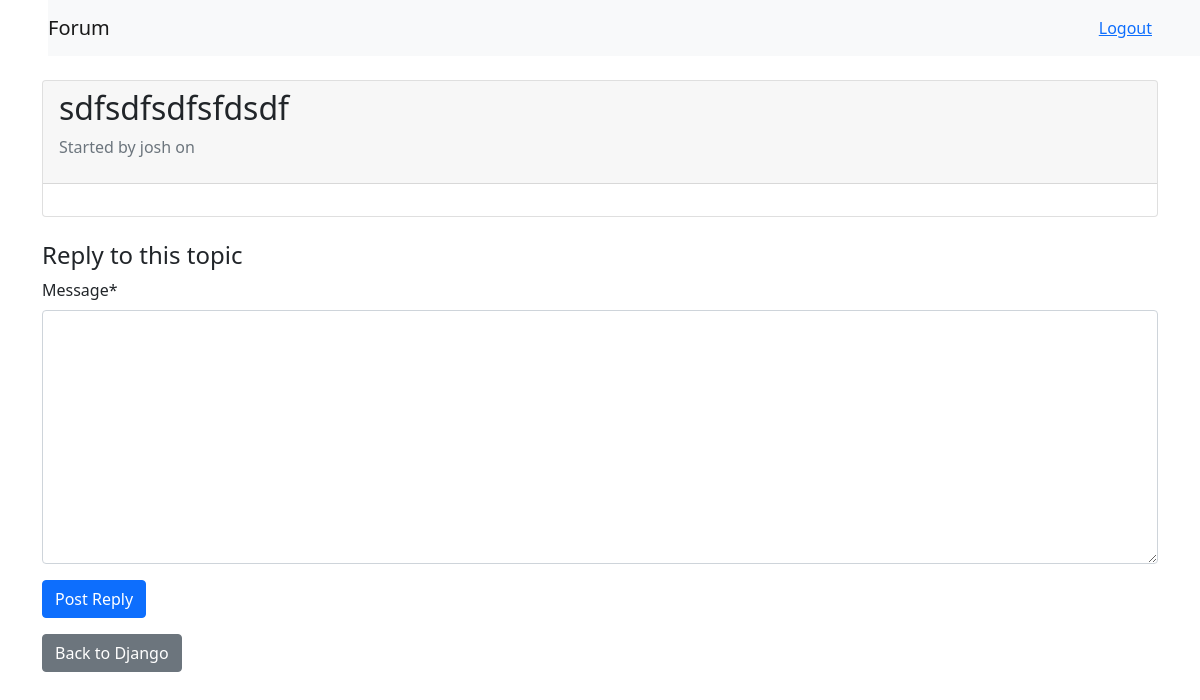
/boards/1/topics/2/ (signed in), run on an earlier commit of the app's database.
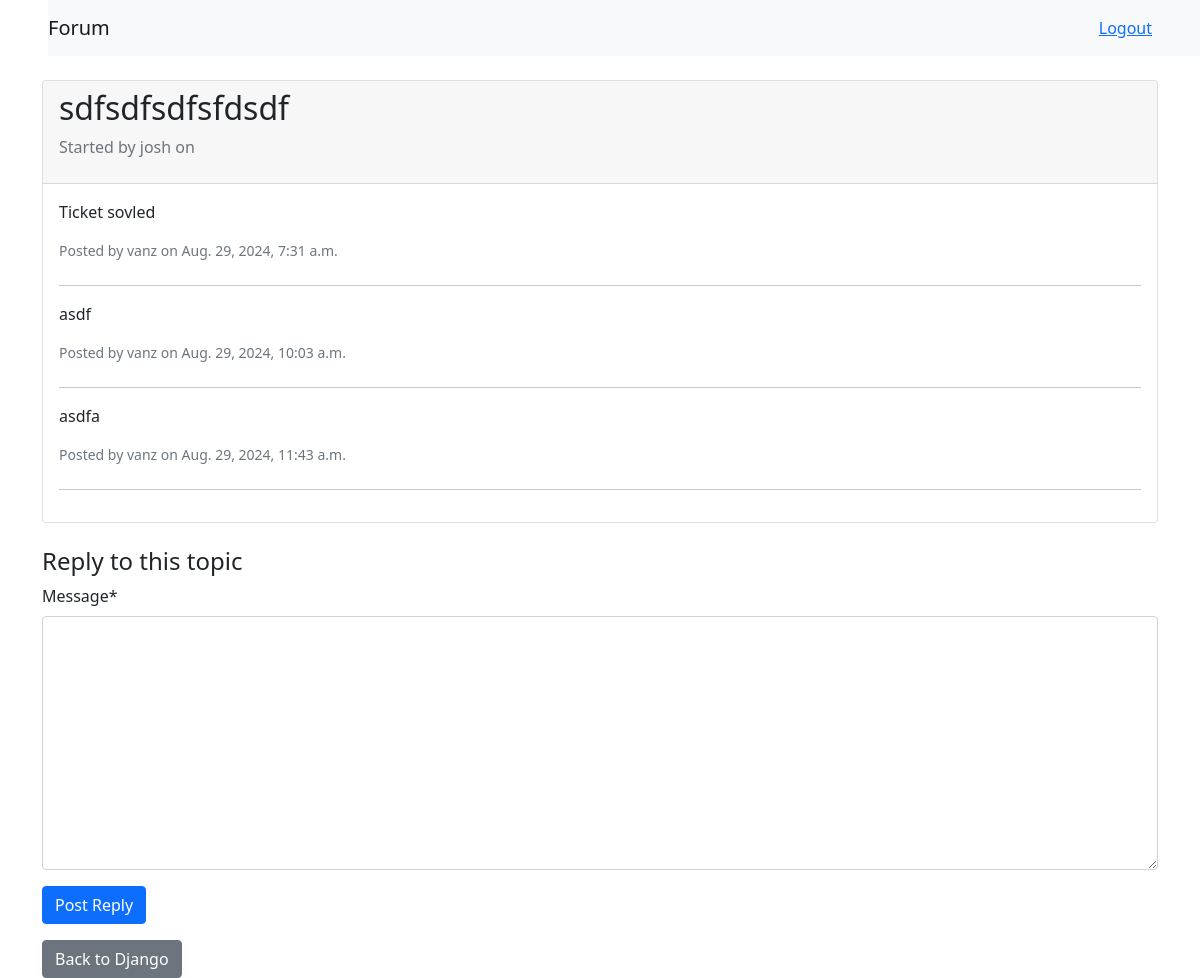
And on a later commit of the database.
### board/models.py (models this page shows, shortened)
class Post(models.Model):
    message = models.TextField(max_length=4000)
    topic = models.ForeignKey(Topic, related_name='posts', on_delete=models.CASCADE)
    created_at = models.DateTimeField(auto_now_add=True)
    updated_at = models.DateTimeField(null=True)
    created_by = models.ForeignKey(User, related_name='posts', on_delete=models.CASCADE)
    updated_by = models.ForeignKey(User, null=True, related_name='+', on_delete=models.CASCADE)

### board/views.py (the view)
# urls.py: path('boards/<int:pk>/topics/<int:topic_pk>/', views.topic_posts, name='topic_posts'),
def topic_posts(request, pk, topic_pk):
    topic = get_object_or_404(Topic, board__pk=pk, pk=topic_pk)
    posts = topic.posts.all()
    topic.views += 1
    topic.save()
    if request.method == 'POST':
        form = PostForm(request.POST)
        if form.is_valid():
            post = form.save(commit=False)
            post.topic = topic
            post.created_by = request.user
            post.save()
            return redirect('topic_posts', pk=pk, topic_pk=topic_pk)
    else:
        form = PostForm()
    return render(request, 'boards/topic_posts.html', {'topic': topic, 'posts': posts, 'form': form})

### board/forms.py
class PostForm(forms.ModelForm):
    class Meta:
        model = Post
        fields = ['message']
    def __init__(self, *args, **kwargs):
        super().__init__(*args, **kwargs)
        self.helper = FormHelper()
        self.helper.form_method = 'post'
        self.helper.add_input(Submit('submit', 'Create Post'))

### templates/boards/topic_posts.html (shortened to what this page needs)
{% extends 'base.html' %}
{% load crispy_forms_tags %}
{% block content %}
<div class="card">
    <div class="card-header">
        <h2>{{ topic.subject }}</h2>
        <p class="text-muted">Started by {{ topic.starter.username }} on {{ topic.last_update }}</p>
    </div>
    <div class="card-body">
        {% for post in posts %}
        <div class="mb-4">
            <p>{{ post.message }}</p>
            <p class="text-muted small">Posted by {{ post.created_by.username }} on {{ post.created_at }}</p>
        </div>
        <hr>
        {% endfor %}
    </div>
</div>
<div class="mt-4">
    <h4>Reply to this topic</h4>
    <form method="post">
        {{ form|crispy }}
        <button type="submit" class="btn btn-primary">Post Reply</button>
    </form>
</div>
<a href="{% url 'board_topics' topic.board.pk %}" class="btn btn-secondary mt-3">Back to {{ topic.board.name }}</a>
{% endblock %}

What changed in the data, as far as the page shows it:
added Post: message "Ticket sovled", created_by.username "vanz", created_at "Aug. 29, 2024, 7:31 a.m."
added Post: message "asdf", created_by.username "vanz", created_at "Aug. 29, 2024, 10:03 a.m."
added Post: message "asdfa", created_by.username "vanz", created_at "Aug. 29, 2024, 11:43 a.m."
